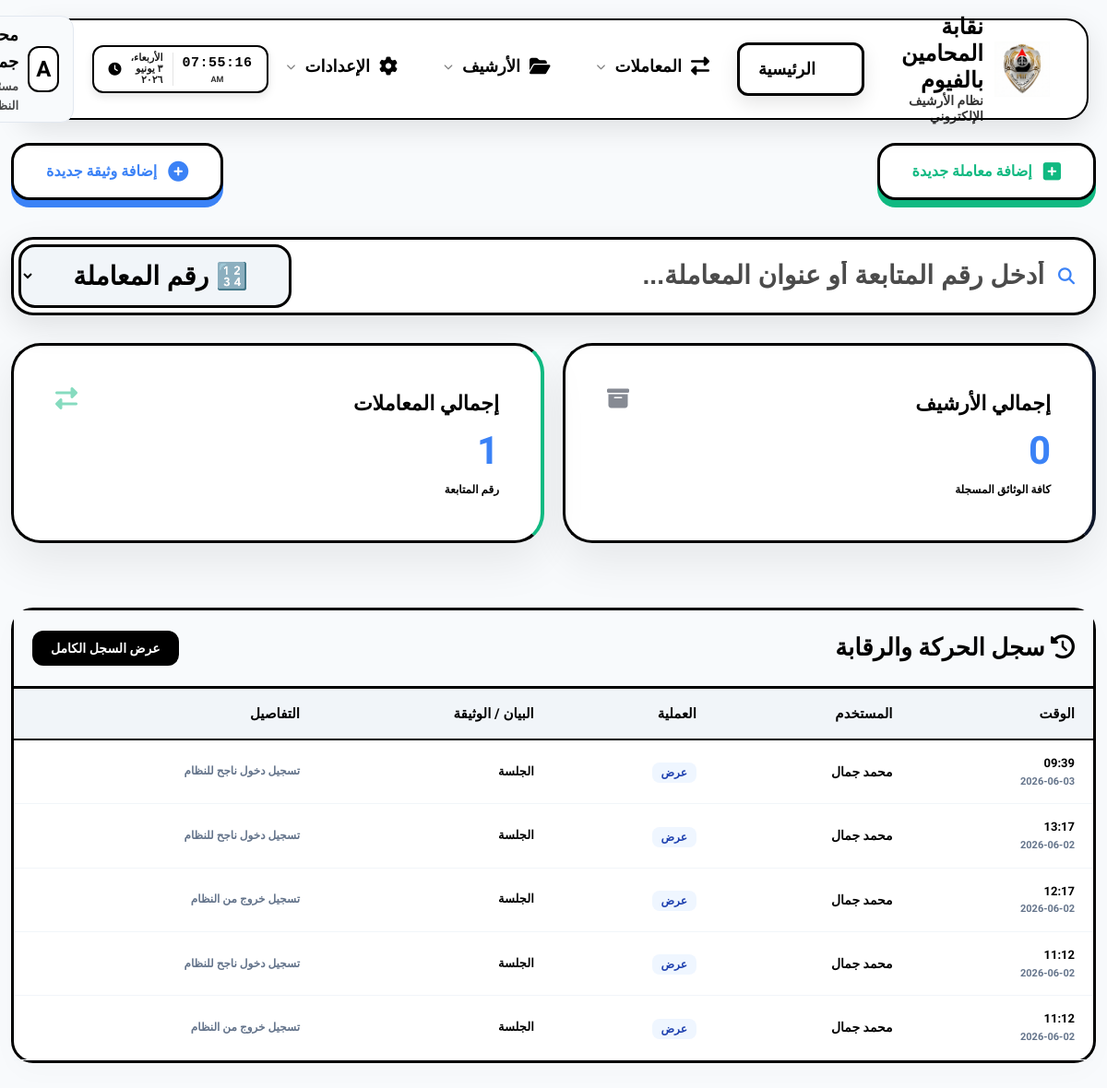
Page /dashboard/ (signed in) on the earlier database version.
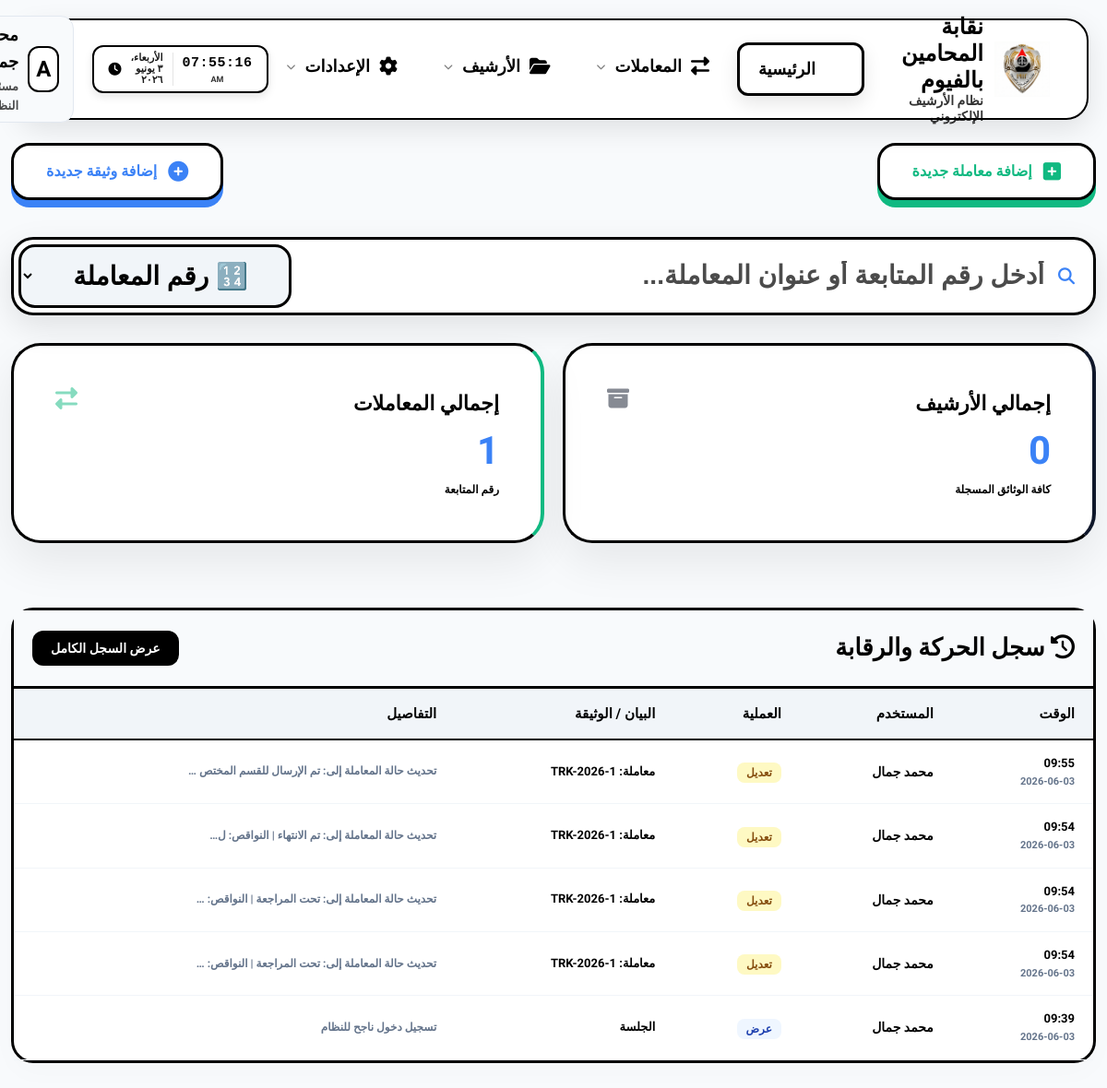
Same page on the later database version.
### eams/models.py (models this page shows, shortened)
class AuditLog(models.Model):
    ACTION_CHOICES = (
        ('upload', 'رفع'),
        ('edit', 'تعديل'),
        ('delete', 'حذف'),
        ('view', 'عرض'),
    )
    user = models.ForeignKey(User, on_delete=models.SET_NULL, null=True, verbose_name="المستخدم")
    action = models.CharField(max_length=20, choices=ACTION_CHOICES, verbose_name="العملية")
    document_title = models.CharField(max_length=255, verbose_name="عنوان الوثيقة")
    timestamp = models.DateTimeField(auto_now_add=True, verbose_name="الوقت")
    details = models.TextField(blank=True, null=True, verbose_name="التفاصيل")
    @property
    def user_full_name(self):
        if self.user:
            if hasattr(self.user, 'profile') and self.user.profile.full_name:
                return self.user.profile.full_name
            return self.user.username
        return "النظام"
    @property
    def display_document_title(self):
        import re
        if self.document_title:
            return re.sub(r'TRK-(\d{4})-0*(\d+)', r'TRK-\1-\2', self.document_title)
        return self.document_title
    @property
    def display_details(self):
        import re
        if self.details:
            return re.sub(r'TRK-(\d{4})-0*(\d+)', r'TRK-\1-\2', self.details)
        return self.details

class Profile(models.Model):
    ROLE_CHOICES = (
        ('admin', 'مدير نظام'),
        ('employee', 'موظف'),
        ('viewer', 'مشاهد'),
    )
    user = models.OneToOneField(User, on_delete=models.CASCADE, related_name='profile')
    full_name = models.CharField(max_length=255, blank=True, null=True, verbose_name="الاسم بالكامل")
    job_title = models.CharField(max_length=255, blank=True, null=True, verbose_name="الوظيفة")
    department = models.CharField(max_length=255, blank=True, null=True, verbose_name="القسم")
    raw_password = models.CharField(max_length=255, blank=True, null=True, verbose_name="كلمة المرور الحالية (للمدير)")
    access_incoming = models.BooleanField(default=True, verbose_name="الأرشيف الوارد")
    access_outgoing = models.BooleanField(default=True, verbose_name="الأرشيف الصادر")
    access_internal = models.BooleanField(default=True, verbose_name="البريد الداخلي")
    access_reports = models.BooleanField(default=False, verbose_name="التقارير الإحصائية")
    access_categories = models.BooleanField(default=False, verbose_name="إدارة الأقسام")
    access_audit = models.BooleanField(default=False, verbose_name="سجل التحركات")
    access_users = models.BooleanField(default=False, verbose_name="إدارة المستخدمين")

### eams/views.py (the view)
# urls.py: path('', RedirectView.as_view(url='dashboard/', permanent=True)),
@login_required
def dashboard(request):
    total_docs = Document.objects.count()
    incoming_count = Document.objects.filter(doc_type='incoming').count()
    outgoing_count = Document.objects.filter(doc_type='outgoing').count()
    internal_count = Document.objects.filter(doc_type='internal').count()
    recent_docs = Document.objects.order_by('-uploaded_at')[:5]
    categories = Category.objects.annotate(doc_count=Count('documents')).order_by('-doc_count')[:5]
    activities = AuditLog.objects.order_by('-timestamp')[:5]
    context = {
        'total_docs': total_docs,
        'total_transactions': Transaction.objects.count(),
        'recent_docs': recent_docs,
        'categories': categories,
        'activities': activities,
    }
    return render(request, 'eams/dashboard.html', context)

### templates/eams/dashboard.html (shortened to what this page needs)
{% extends 'base.html' %}
{% block content %}
<div class="fade-in">
    <div class="dashboard-header" style="display: flex; justify-content: space-between; align-items: center; margin-bottom: 40px; flex-wrap: wrap; gap: 20px;">
        <a href="{% url 'transaction_create' %}" class="quick-action-btn btn-transaction-pro">
            <i class="fas fa-plus-square"></i> إضافة معاملة جديدة
        </a>
        <a href="{% url 'document_create' %}" class="quick-action-btn btn-document-pro">
            <i class="fas fa-plus-circle"></i> إضافة وثيقة جديدة
        </a>
    </div>
    <div style="margin-bottom: 30px; position: relative;" id="live-search-wrapper">
        <div class="search-box-container" style="display: flex; align-items: center; gap: 0; background: #fff; border: 3px solid #000000; border-radius: 24px; padding: 5px; box-shadow: 0 12px 35px rgba(0,0,0,0.1); transition: all 0.3s;" id="search-box-container">
            <div style="flex: 1; display: flex; align-items: center; gap: 15px; padding: 0 15px;">
                <i class="fas fa-search" style="color: var(--accent-color); font-size: 18px;"></i>
                <input type="text" id="live-search-input"
                    placeholder="أدخل رقم المتابعة أو عنوان المعاملة..."
                    style="border: none; outline: none; flex-grow: 1; font-size: 28px; background: transparent; color: #000000 !important; font-weight: 900;"
                    autocomplete="off">
            </div>
            <select id="search-type-select" style="background: #f1f5f9 !important; border: 3px solid #000 !important; border-radius: 18px; padding: 15px 40px; font-weight: 900; font-size: 28px; color: #000 !important; cursor: pointer; outline: none; margin-right: 10px; height: auto;">
                <option value="transaction" style="background: #fff; color: #000;" selected>🔢 رقم المعاملة</option>
            </select>
        </div>
    </div>
    {% if request.user.profile.access_users %}
    <div class="stats-grid"
         hx-get="{% url 'dashboard_stats_partial' %}"
         hx-trigger="every 10s"
         hx-swap="innerHTML"
         style="display: grid; grid-template-columns: repeat(auto-fit, minmax(200px, 1fr)); gap: 20px; margin-bottom: 30px;">
        {% include 'eams/partials/stats.html' %}
    </div>
    <div class="data-container table-responsive" style="margin-top: 30px; border: 3px solid #000; padding: 0;">
        <div style="background: #f8fafc; padding: 20px; border-bottom: 3px solid #000; display: flex; justify-content: space-between; align-items: center;">
            <h2 style="font-weight: 900; margin: 0; font-size: 24px;"><i class="fas fa-history"></i> سجل الحركة والرقابة</h2>
            <a href="{% url 'audit_log' %}" style="text-decoration: none; background: #000; color: #fff; padding: 8px 20px; border-radius: 12px; font-weight: 800; font-size: 14px;">عرض السجل الكامل</a>
        </div>
        <table style="width: 100%; border-collapse: collapse; min-width: 800px;">
            <thead style="background: #f1f5f9; border-bottom: 2px solid #000;">
                <tr>
                    <th style="padding: 15px 20px; text-align: right; font-weight: 900;">الوقت</th>
                    <th style="padding: 15px 20px; text-align: right; font-weight: 900;">المستخدم</th>
                    <th style="padding: 15px 20px; text-align: right; font-weight: 900;">العملية</th>
                    <th style="padding: 15px 20px; text-align: right; font-weight: 900;">البيان / الوثيقة</th>
                    <th style="padding: 15px 20px; text-align: right; font-weight: 900;">التفاصيل</th>
                </tr>
            </thead>
            <tbody hx-get="{% url 'dashboard_activities_partial' %}" hx-trigger="every 10s" hx-swap="innerHTML">
                {% include 'eams/partials/activities.html' %}
            </tbody>
        </table>
    </div>
    {% endif %}
</div>
{% endblock %}

### templates/eams/partials/activities.html
{% for log in activities %}
<tr style="border-bottom: 1px solid #f1f5f9;">
    <td style="padding: 15px 20px;">
        <div style="font-weight: 900; color: #000; font-size: 13px;">{{ log.timestamp|date:"H:i" }}</div>
        <div style="font-size: 11px; color: #64748b; font-weight: 700;">{{ log.timestamp|date:"Y-m-d" }}</div>
    </td>
    <td style="padding: 15px 20px; font-weight: 800; font-size: 14px; color: #000;">{{ log.user_full_name }}</td>
    <td style="padding: 15px 20px;">
        {% if log.action == 'upload' %}
        <span style="background: #dcfce7; color: #166534; padding: 4px 10px; border-radius: 8px; font-size: 12px; font-weight: 900;">{{ log.get_action_display }}</span>
        {% elif log.action == 'delete' %}
        <span style="background: #fee2e2; color: #991b1b; padding: 4px 10px; border-radius: 8px; font-size: 12px; font-weight: 900;">{{ log.get_action_display }}</span>
        {% elif log.action == 'edit' %}
        <span style="background: #fef9c3; color: #854d0e; padding: 4px 10px; border-radius: 8px; font-size: 12px; font-weight: 900;">{{ log.get_action_display }}</span>
        {% else %}
        <span style="background: #eff6ff; color: #1e40af; padding: 4px 10px; border-radius: 8px; font-size: 12px; font-weight: 900;">{{ log.get_action_display }}</span>
        {% endif %}
    </td>
    <td style="padding: 15px 20px; font-weight: 700; font-size: 13px;">{{ log.display_document_title|default:"---" }}</td>
    <td style="padding: 15px 20px; font-size: 12px; color: #64748b; font-weight: 700;">{{ log.display_details|truncatechars:50 }}</td>
</tr>
{% empty %}
<tr>
    <td colspan="5" style="text-align: center; padding: 30px; color: #64748b; font-weight: 800;">لا يوجد نشاط مسجل</td>
</tr>
{% endfor %}

Differences in the rows shown:
no longer on this page (row unchanged): AuditLog: timestamp "13:17", timestamp "2026-06-02", user_full_name "محمد جمال", action "عرض", display_document_title "الجلسة", display_details "تسجيل دخول ناجح للنظام"
no longer on this page (row unchanged): AuditLog: timestamp "12:17", timestamp "2026-06-02", user_full_name "محمد جمال", action "عرض", display_document_title "الجلسة", display_details "تسجيل خروج من النظام"
no longer on this page (row unchanged): AuditLog: timestamp "11:12", timestamp "2026-06-02", user_full_name "محمد جمال", action "عرض", display_document_title "الجلسة", display_details "تسجيل دخول ناجح للنظام"
no longer on this page (row unchanged): AuditLog: timestamp "11:12", timestamp "2026-06-02", user_full_name "محمد جمال", action "عرض", display_document_title "الجلسة", display_details "تسجيل خروج من النظام"
added AuditLog: timestamp "09:55", timestamp "2026-06-03", user_full_name "محمد جمال", action "تعديل", display_document_title "معاملة: TRK-2026-1", display_details "تحديث حالة المعاملة إلى: تم الإرسال للقسم المختص …"
added AuditLog: timestamp "09:54", timestamp "2026-06-03", user_full_name "محمد جمال", action "تعديل", display_document_title "معاملة: TRK-2026-1", display_details "تحديث حالة المعاملة إلى: تم الانتهاء | النواقص: ل…"
added AuditLog: timestamp "09:54", timestamp "2026-06-03", user_full_name "محمد جمال", action "تعديل", display_document_title "معاملة: TRK-2026-1", display_details "تحديث حالة المعاملة إلى: تحت المراجعة | النواقص: …"
added AuditLog: timestamp "09:54", timestamp "2026-06-03", user_full_name "محمد جمال", action "تعديل", display_document_title "معاملة: TRK-2026-1", display_details "تحديث حالة المعاملة إلى: تحت المراجعة | النواقص: …"
